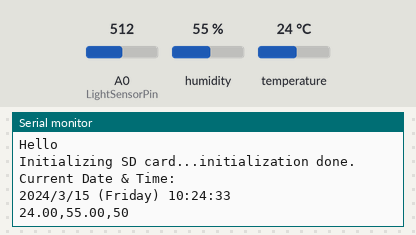
Simulated run of this sketch. Board: Arduino Uno, built with avr-gcc and run on an emulated ATmega328P. Parts: the last lines printed to the serial monitor. The inputs (shaded band) are chosen by the test bench; at power-on: humidity 55 %, A0 (LightSensorPin) = 512, temperature 24 °C. The local clock reads 2024-03-15 10:24:30 at power-on unless the sketch sets it; storage starts empty.

Above: at 4.2 s.
4.3 s: humidity set to 22 %
At 8.6 s:
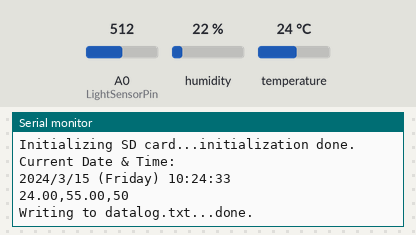
11.8 s: A0 (LightSensorPin) set to 716
At 13.7 s:
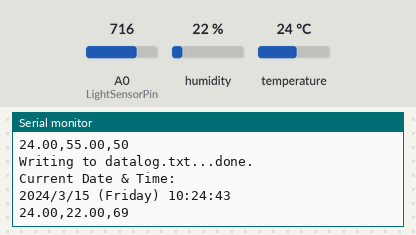
19.3 s: temperature set to 12 °C
At 24.5 s:
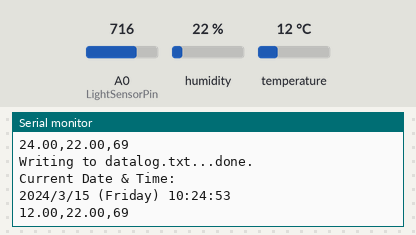
26.8 s: A0 (LightSensorPin) set to 900
At 29.1 s:
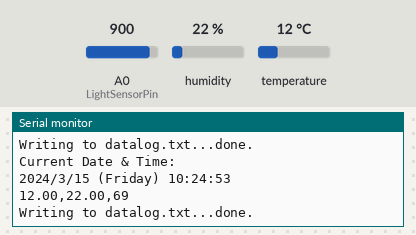
34.3 s: humidity set to 40 %
At 38.7 s:
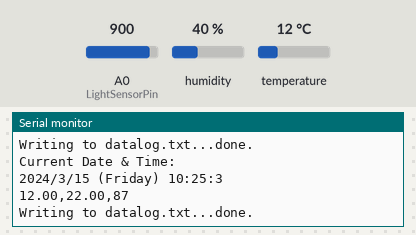
Timing chart, 0 to 40.2 s (numbered marks = the images above; inputs shaded):
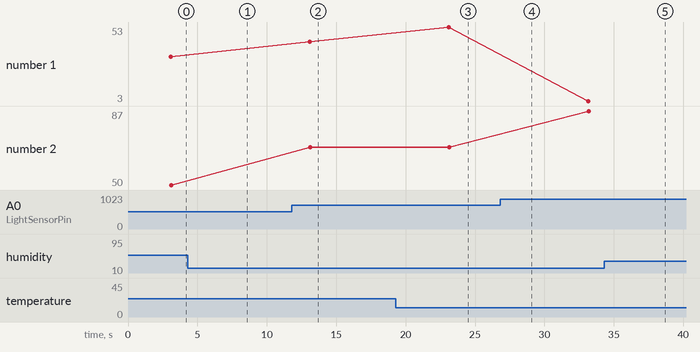

Measured:
- after the input at 11.8 s, the serial monitor: prints a new line after 1.3 s (image 2)
- after the input at 19.3 s, the serial monitor: prints a new line after 3.9 s (image 3)
- plotted number 2: 50 → 69 after the input at 11.8 s, 69 → 87 after the input at 26.8 s

The sketch:

Data_Logger_v1.ino
```cpp
#include <Wire.h>
#include "RTClib.h"
#include <SPI.h>
#include <SD.h>
#include <dht.h>
#define dataPin 8 // Defines pin number to which the sensor is connected
dht DHT; // Creats a DHT object

RTC_DS1307 rtc;
char daysOfTheWeek[7][12] = {"Sunday", "Monday", "Tuesday", "Wednesday", "Thursday", "Friday", "Saturday"};

File myFile;
// change this to match your SD shield or module;
const int chipSelect = 10;

const int LightSensorPin = A0;
int LightValue;
int l;

void setup ()
{
  Serial.begin(9600);
  delay(3000); // wait for console opening
  Serial.println("Hello");

  if (! rtc.begin()) {
    Serial.println("Couldn't find RTC");
    while (1);
  }

  if (!rtc.isrunning()) {
    Serial.println("RTC lost power, lets set the time!");

  // Comment out below lines once you set the date & time.
    // Following line sets the RTC to the date & time this sketch was compiled
    //rtc.adjust(DateTime(F(__DATE__), F(__TIME__)));

    // Following line sets the RTC with an explicit date & time
    // for example to set January 27 2017 at 12:56 you would call:
    // rtc.adjust(DateTime(2017, 1, 27, 12, 56, 0));
  }

  Serial.print("Initializing SD card...");
  if (!SD.begin()) {
    Serial.println("initialization failed!");
    return;
  }
  Serial.println("initialization done.");

  }

void loop ()

{

  LightValue = analogRead(LightSensorPin);
  l = map(LightValue, 0, 1023, 0, 100);

  int readData = DHT.read22(dataPin); // DHT22/AM2302

  float t = DHT.temperature; // Gets the values of the temperature
  float h = DHT.humidity; // Gets the values of the humidity

    DateTime now = rtc.now();

    Serial.println("Current Date & Time: ");
    Serial.print(now.year(), DEC);
    Serial.print('/');
    Serial.print(now.month(), DEC);
    Serial.print('/');
    Serial.print(now.day(), DEC);
    Serial.print(" (");
    Serial.print(daysOfTheWeek[now.dayOfTheWeek()]);
    Serial.print(") ");
    Serial.print(now.hour(), DEC);
    Serial.print(':');
    Serial.print(now.minute(), DEC);
    Serial.print(':');
    Serial.print(now.second(), DEC);
    Serial.println();
    Serial.print(t);
    Serial.print(',');
    Serial.print(h);
    Serial.print(',');
    Serial.println(l);

    delay(5000);


  myFile = SD.open("datalog.txt", FILE_WRITE);

  // if the file opened okay, write to it:
  if (myFile) {
    Serial.print("Writing to datalog.txt...");

    myFile.print(now.year(), DEC);
    myFile.print('/');
    myFile.print(now.month(), DEC);
    myFile.print('/');
    myFile.print(now.day(), DEC);
    myFile.print(',');
    myFile.print(now.hour(), DEC);
    myFile.print(':');
    myFile.print(now.minute(), DEC);
    myFile.print(':');
    myFile.print(now.second(), DEC);
    myFile.print(',');
    myFile.print(t);
    myFile.print(',');
    myFile.print(h);
    myFile.print(',');
    myFile.println(l);

    myFile.close();

    Serial.println("done.");

    delay(5000);

  } else {
    // if the file didn't open, print an error:
    Serial.println("error opening datalog.txt");
  }

}
```
